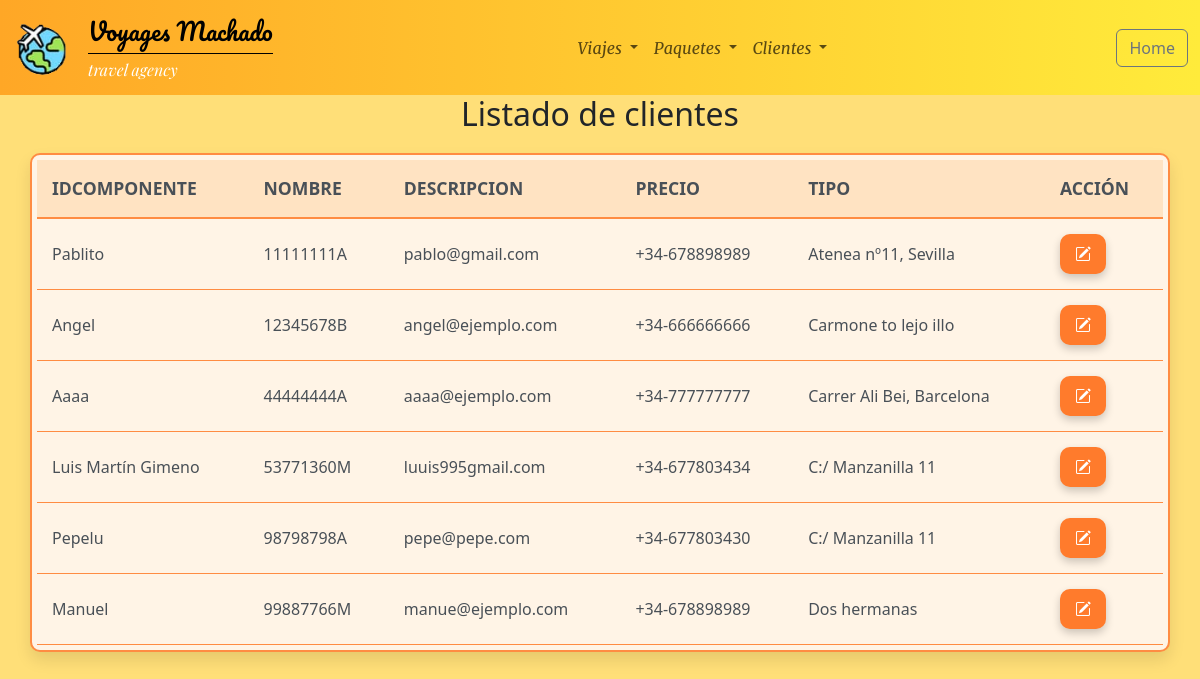
Screenshot of /listado_clientes.php with the database file from the repository.
### tables this page shows
CREATE TABLE `Cliente` (
  `dni` varchar(10) NOT NULL COMMENT 'dni cliente',
  `nombre` varchar(100) NOT NULL COMMENT 'nombre completo',
  `email` varchar(254) NOT NULL COMMENT 'email cliente',
  `telefono` varchar(15) NOT NULL COMMENT 'telefono con la extension del pais',
  `direccion` varchar(200) NOT NULL
);

### listado_clientes.php (the view, shortened to what this page needs)
<?php
$conexion = obtenerConexion();
$sql = "SELECT * FROM Cliente";
$resultado = mysqli_query($conexion, $sql);
$mensaje = "<h2 class='text-center'>Listado de clientes</h2>";
$mensaje .= "<div class='container table-container'>";
$mensaje .= "<table id='listadoClientes'>";
$mensaje .= "<thead><tr><th>IDCOMPONENTE</th><th>NOMBRE</th><th>DESCRIPCION</th><th>PRECIO</th><th>TIPO</th><th>ACCIÓN</th></tr></thead>";
$mensaje .= "<tbody>";
while ($fila = mysqli_fetch_assoc($resultado)) {
    $mensaje .= "<tr>";
    $mensaje .= "<td>" . $fila['nombre'] . "</td>";
    $mensaje .= "<td>" . $fila['dni'] . "</td>";
    $mensaje .= "<td>" . $fila['email'] . "</td>";
    $mensaje .= "<td>" . $fila['telefono'] . "</td>";
    $mensaje .= "<td>" . $fila['direccion'] . "</td>";
    $mensaje .= "<td><form action='modificar_cliente.php' method='post'><input type='hidden' name='cliente' value='" . htmlspecialchars(json_encode($fila),ENT_QUOTES) . "'/><button type='submit' class='btn-person' value='' id='btnModificarCliente'><i class='bi bi-pencil-square'></i></button></form></td>";
    $mensaje .= "</tr>";
}
$mensaje .= "</tbody></table></div>";
echo $mensaje;

### css/estilo.css (style rules this page uses)
.merriweather-italic { font-family: 'Merriweather-Italic'; }
nav #logo { animation: izq-derecha 0.8s forwards; opacity: 0; }
nav #nav { animation: navbarNav 0.8s forwards; opacity: 0; }
.custom-nav-bg { background: linear-gradient(90deg, #FFA726 0%, #FFEB3B 100%); }
.titulo { font-family: 'Pacific'; font-size: 1.5rem; }
.subtitulo { font-family: 'PlayfairDisplay-Italic'; font-size: 1rem; color: white; }
.separador { height: 1px; background-color: #000; width: 100%; margin: 0.25rem 0; }
body { background-color: #FFDF78; }
.table-container { border: 2px solid #ff8c42; border-radius: 10px; background-color: #fff4e6; box-shadow: 0 8px 16px rgba(0, 0, 0, 0.1); margin-top: 20px; overflow: hidden; padding: 5px; display: block; transition: all 0.3s ease; }
table { width: 100%; border-collapse: collapse; transition: all 0.3s ease; }
th, td { padding: 15px; text-align: left; border-bottom: 1px solid #ff8c42; color: #495057; }
th { font-size: 1.1em; font-weight: 600; background-color: #ffe3c2; border-bottom: 2px solid #ff8c42; }
.btn-person { background-color: #ff7b2c; color: white; padding: 8px 15px; border: none; border-radius: 10px; cursor: pointer; transition: all 0.3s ease; box-shadow: 0 4px 8px rgba(0, 0, 0, 0.2); }

### rows the page displays
cliente: nombre "Pablito", dni "11111111A", email "pablo@gmail.com", telefono "+34-678898989", direccion "Atenea nº11, Sevilla"
cliente: nombre "Angel", dni "12345678B", email "angel@ejemplo.com", telefono "+34-666666666", direccion "Carmone to lejo illo"
cliente: nombre "Aaaa", dni "44444444A", email "aaaa@ejemplo.com", telefono "+34-777777777", direccion "Carrer Ali Bei, Barcelona"
cliente: nombre "Luis Martín Gimeno", dni "53771360M", email "luuis995gmail.com", telefono "+34-677803434", direccion "C:/ Manzanilla 11"
cliente: nombre "Pepelu", dni "98798798A", email "pepe@pepe.com", telefono "+34-677803430", direccion "C:/ Manzanilla 11"
cliente: nombre "Manuel", dni "99887766M", email "manue@ejemplo.com", telefono "+34-678898989", direccion "Dos hermanas"
